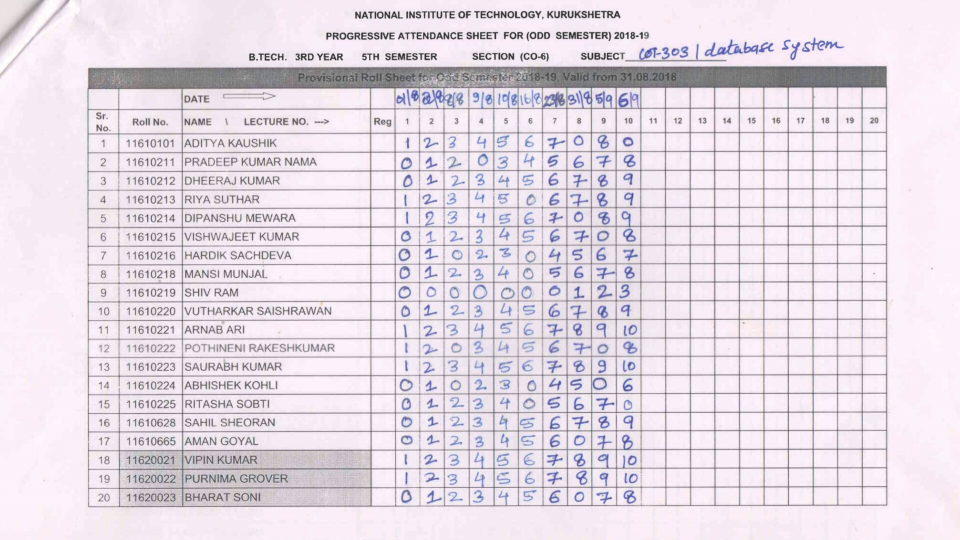
#> input picture att.png, 1920 x 1080 px (shown at 1/2 size)
$ python trackbar.py   (older library calls are emulated)
#> lines starting #> are read from the running program, lines starting #| are printed output that depends on the picture; after the words box and inside, x2 and y2 are one past the last pixel; in counts of white or black regions, pixels touching at a corner belong together
import cv2
import numpy as np
import math

def nothing(x):
    pass

def deletelines(lines):
    for line in lines:
        for index,line2 in enumerate(lines):
            if abs(line[0][1] - line2[0][1]) < 20:
                #print (abs(line[0][1] - line2[0][1]))
                del lines[index]
    return lines

img =  cv2.imread("att.png")
#> img is the input picture: shape (1080, 1920, 3); mean B, G, R 228.4, 218.6, 227.6
gray = cv2.cvtColor(img,cv2.COLOR_BGR2GRAY)
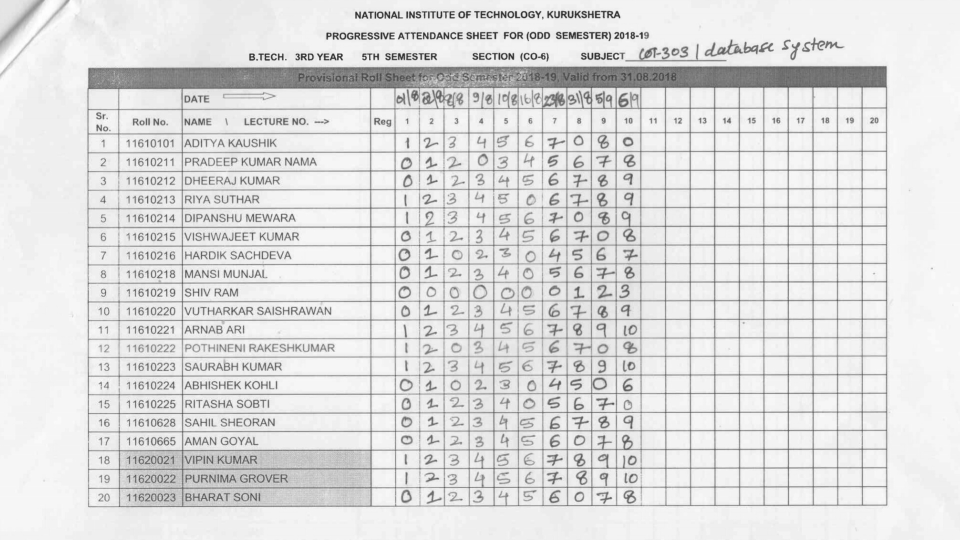
#> gray: shape (1080, 1920) (shown at 1/2 size); min 41, max 255, mean 222.4

canny = cv2.Canny(img,100,200)
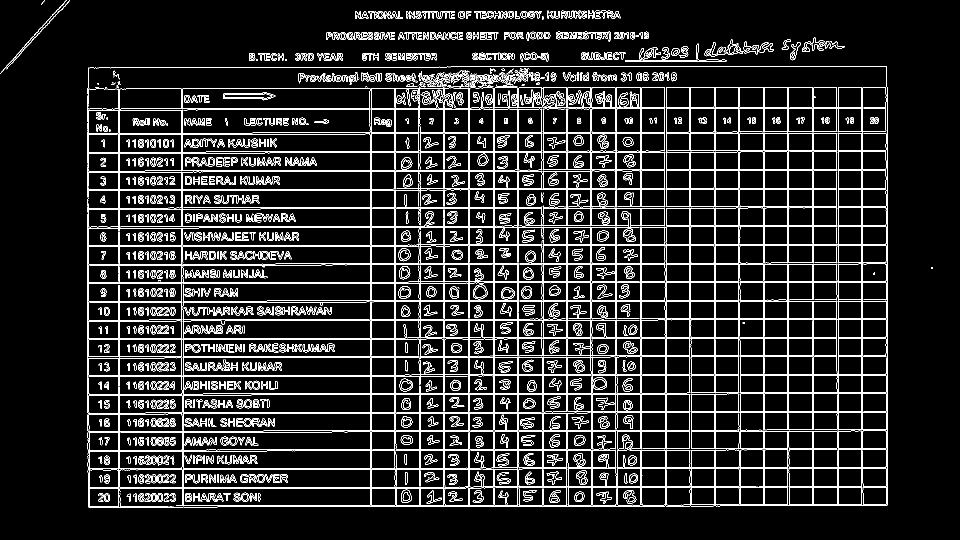
#> canny: shape (1080, 1920) (shown at 1/2 size); 9.4% white in thin lines or dots

cv2.GaussianBlur(canny,(15,15),1)
print(canny.shape,canny.dtype)
#| (1080, 1920) uint8

sobel = cv2.Sobel(canny,cv2.CV_64F,0,1,ksize=5)
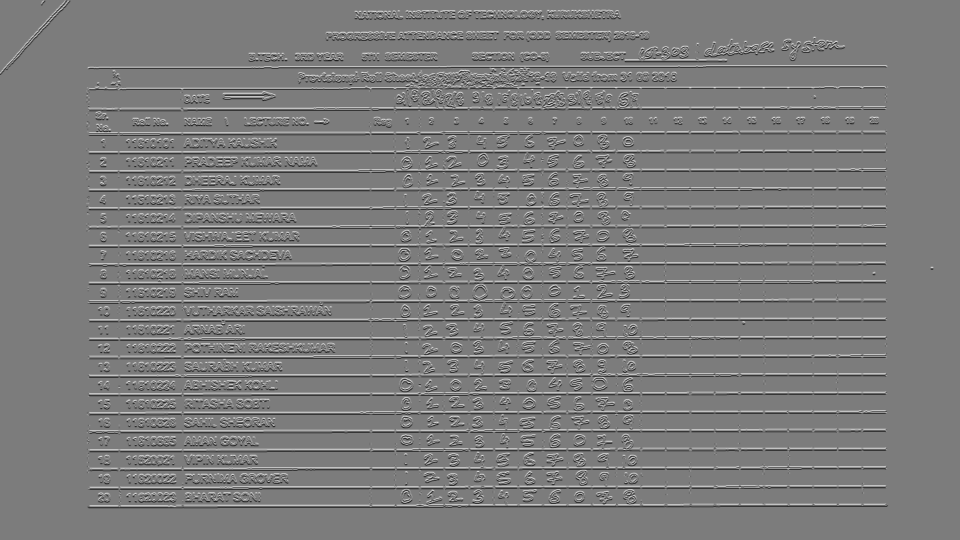
#> sobel: shape (1080, 1920) float64 (shown at 1/2 size); min -10710, max 11220, mean -0.1; drawn with min black and max white
#sobel = cv2.dilate(sobel,np.ones([3,3]),iterations=1)
sobel = np.array(sobel,dtype=np.uint8)
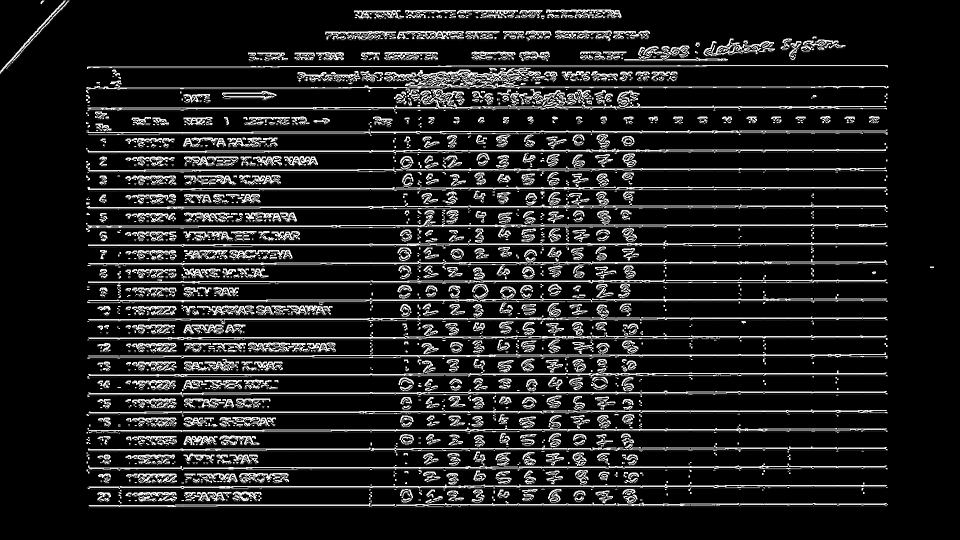
#> sobel: shape (1080, 1920) (shown at 1/2 size); min 0, max 255, mean 32.8

sobel = cv2.dilate(sobel,np.ones((5,5)),iterations=1)
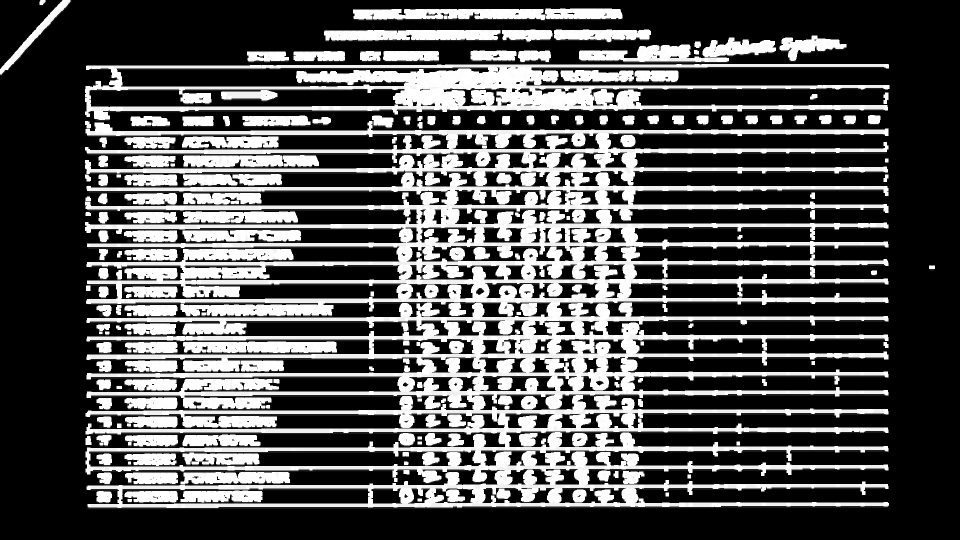
#> sobel: shape (1080, 1920) (shown at 1/2 size); min 0, max 255, mean 83.4
print(sobel.shape,sobel.dtype)
#| (1080, 1920) uint8


window = cv2.namedWindow('trackbar',cv2.WINDOW_AUTOSIZE)

cv2.createTrackbar('thresh','trackbar',0,1500,nothing)

while(1) :
    val = cv2.getTrackbarPos('thresh','trackbar')
    lines = cv2.HoughLinesP(sobel,1,np.pi/180,25,None,val,5).tolist()
#> lines = 4253 items
    img = cv2.imread('att.png')
    if lines is not None:
        lines.sort(key= lambda x : x[0][1])
        #print(lines)
        lines = deletelines(lines)
#> the loop in deletelines, `for line in lines:` made 127 passes
#> line on passes 1 to 12: [[81, 0, 93, 1]], [[1091, 17, 1101, 17]], [[706, 19, 917, 22]], [[706, 24, 1244, 33]], [[1119, 34, 1149, 34]], [[769, 40, 806, 41]], [[964, 60, 1301, 77]], [[1056, 60, 1297, 76]], [[728, 61, 822, 65]], [[1007, 71, 1204, 82]], [[1563, 81, 1604, 81]], [[1455, 84, 1497, 84]]
#> lines = 123 items
    for a in lines:
        cv2.line(img,(a[0][0],a[0][1]),(a[0][2],a[0][3]),(0,255,0),2)
#> this loop made 123 passes
#> a on passes 1 to 12: [[870, 30, 1244, 37]], [[948, 39, 962, 39]], [[769, 40, 806, 41]], [[1271, 60, 1300, 61]], [[1203, 81, 1226, 81]], [[1494, 100, 1520, 101]], [[1158, 106, 1237, 108]], [[587, 111, 660, 111]], [[1158, 113, 1243, 112]], [[494, 120, 554, 118]], [[172, 136, 1777, 136]], [[1122, 142, 1196, 142]]
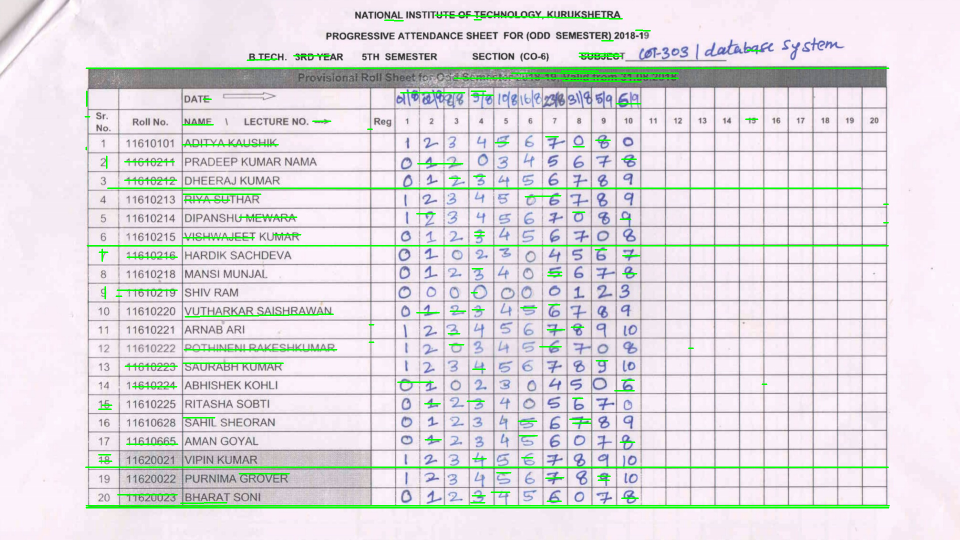
#> img: shape (1080, 1920, 3) (shown at 1/2 size); 2.4% of pixels changed, all inside (x1, y1, x2, y2) = (169, 29, 1780, 1017)
    cv2.imshow('image',img)
    if cv2.waitKey(1)== 27 :
#> (key Esc is pressed here)
        break


cv2.imshow("Original",img)
cv2.imshow("Sobel",sobel)
#cv2.imshow("Canny",canny)
#cv2.imshow("Erode",erode)
cv2.waitKey(0)
cv2.destroyAllWindows()

$ run again, with co5.png copied over att.png
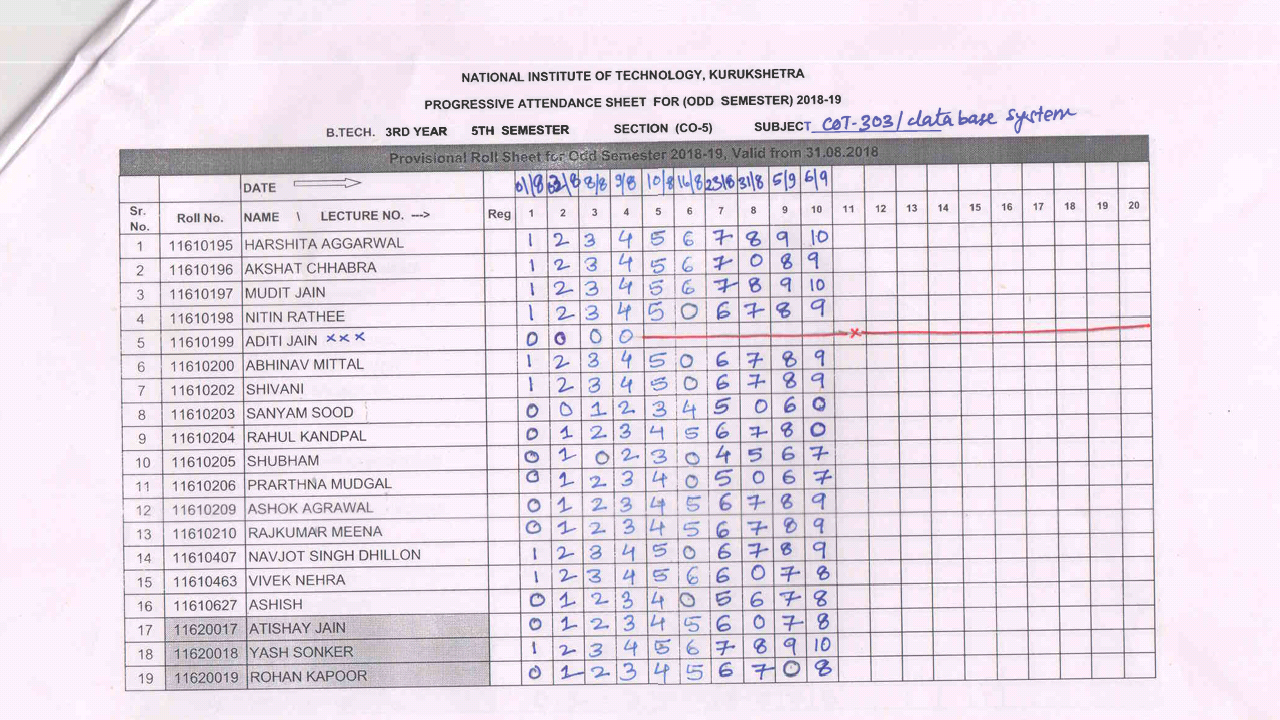
#> input picture co5.png, 1280 x 720 px
#> img is the input picture: shape (720, 1280, 3); mean B, G, R 232.1, 220.8, 230.8
#> `canny = cv2.Canny(img,100,200)`:
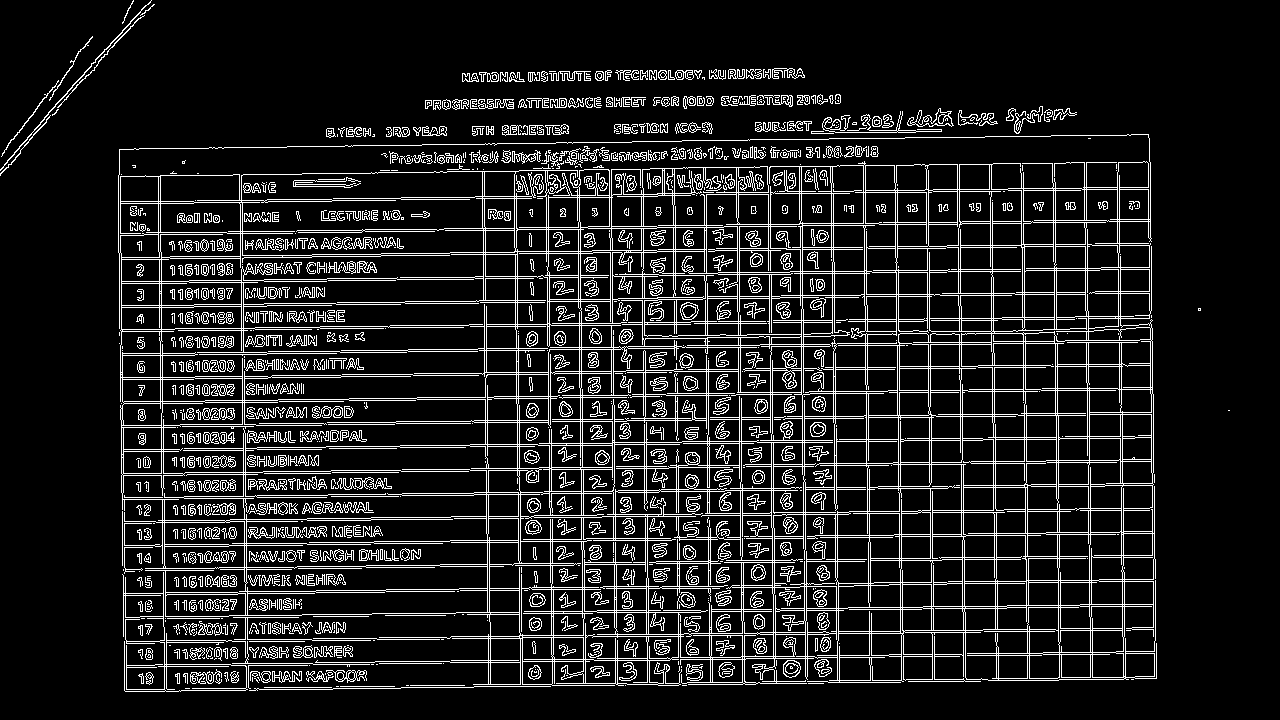
#> canny: shape (720, 1280); 12% white in thin lines or dots
#| (720, 1280) uint8
#| (720, 1280) uint8
#> `lines = cv2.HoughLinesP(sobel,1,np.pi/180,25,None,val,5).tolist()`: lines = 2566 items
#> the loop in deletelines, `for line in lines:` made 84 passes
#> line on passes 1 to 8: [[122, 9, 131, 0]], [[121, 18, 136, 2]], [[112, 45, 154, 12]], [[98, 54, 145, 0]], [[609, 66, 619, 66]], [[459, 76, 558, 70]], [[50, 82, 89, 82]], [[570, 94, 605, 95]]
#> `lines = deletelines(lines)`: lines = 79 items
#> the loop `for a in lines:` made 79 passes
#> a on passes 1 to 8: [[121, 18, 136, 2]], [[673, 72, 796, 64]], [[73, 87, 146, 0]], [[513, 102, 798, 106]], [[468, 124, 471, 124]], [[382, 128, 450, 126]], [[350, 139, 360, 139]], [[644, 147, 881, 143]]
#> after the loop `for a in lines:`:
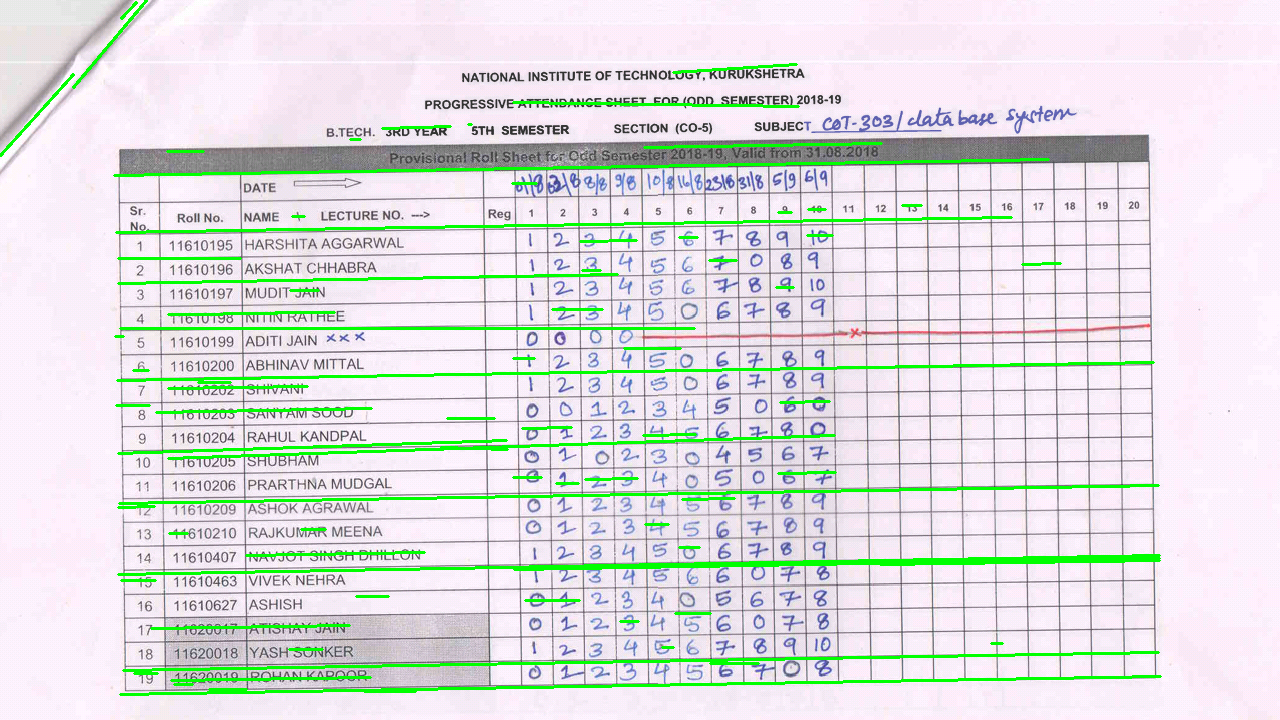
#> img: shape (720, 1280, 3); 4.46% of pixels changed, all inside (x1, y1, x2, y2) = (0, 0, 1162, 696)
